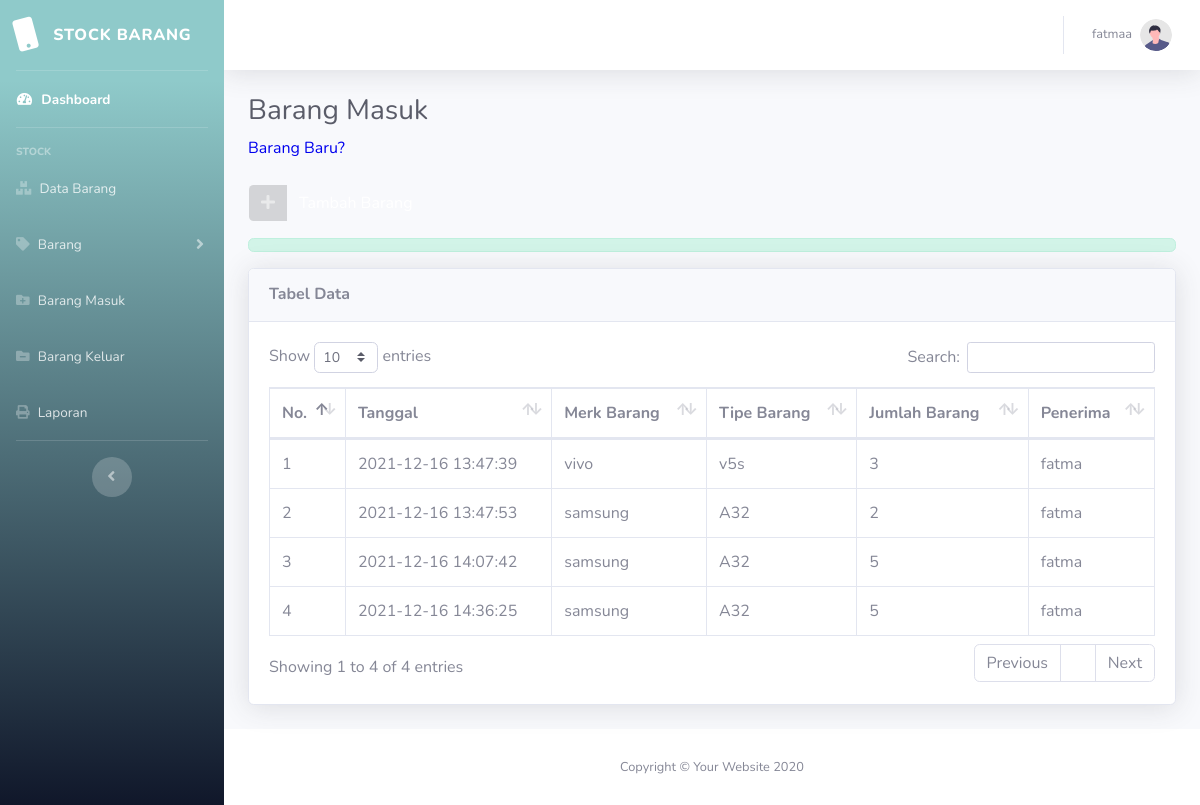
Screenshot of /admin/barangmasuk.php (signed in) with the database file from the repository.
### tables this page shows
CREATE TABLE `barangmasuk` (
  `idmasuk` int(11) NOT NULL,
  `id` int(11) NOT NULL,
  `tanggal` timestamp NOT NULL DEFAULT current_timestamp() ON UPDATE current_timestamp(),
  `qty` int(11) NOT NULL,
  `penerima` varchar(30) NOT NULL
);

CREATE TABLE `jenisbarang` (
  `id` int(11) NOT NULL,
  `idbarang` varchar(11) NOT NULL,
  `image` varchar(99) NOT NULL,
  `merkbarang` varchar(20) NOT NULL,
  `tipebarang` varchar(20) NOT NULL,
  `ket` varchar(20) NOT NULL,
  `jumlah` int(11) NOT NULL,
  `deskripsi` text NOT NULL
);

### admin/barangmasuk.php (the view, shortened to what this page needs)
<?php
include "layout/header.php";
?>
<div class="container-fluid">
    <h1 class="h3 mb-2 text-gray-800">Barang Masuk</h1>
    <p class="mb-4"><a target="_blank"
    href="wyswyg.php">Barang Baru?</a></p>
    <div class="mb-3">
        <button type="button"  class="btn btn-primary btn-icon-split " data-toggle="modal" data-target="#myModal">
            <span class="icon text-white-50">
            <i class="fas fa-plus"></i>
            </span>
            <span class="text">Tambah Barang</span>
        </button>
    </div>
    <?php
                    if(isset($_SESSION['info'])){
                        ?>
                        <div class="alert alert-success text-center" style="padding: 0.4rem 0.4rem">
                        </div>
                        <?php
                    }?>
    <div class="card shadow mb-4">
    <div class="card-header py-3">
        <h6 class="m-0 font-weight-bold text-primary">Tabel Data</h6>
    </div>
    <div class="card-body">
        <div class="table-responsive">
            <table class="table table-bordered" id="dataTable" width="100%" cellspacing="0">
                <thead>
                    <tr>
                        <th>No.</th>
                        <th>Tanggal</th>
                        <th>Merk Barang </th>
                        <th>Tipe Barang </th>
                        <th>Jumlah Barang</th>
                        <th>Penerima</th>
                    </tr>
                </thead>
                <tbody>
                    <?php
                    $tampildatastok=mysqli_query($conn, "select * from barangmasuk m, jenisbarang j where j.id = m.id ");
                    $i=1;
                    while ($data=mysqli_fetch_array($tampildatastok)) {
                        $tanggal =$data['tanggal'];
                        $merkbarang =$data['merkbarang'];
                        $tipebarang =$data['tipebarang'];
                        $qty =$data['qty'];
                        $penerima =$data['penerima'];
                    ?>
                    <tr>
                        <td><?php
                            echo $i;
                            $i++;
                            ?>
                        </td>
                        <td><?=$tanggal;?></td>
                        <td><?=$merkbarang;?></td>
                        <td><?=$tipebarang;?></td>
                        <td><?=$qty;?></td>
                        <td><?=$penerima;?></td>
                    </tr>
                        <?php
                            };
                        ?>
                </tbody>
            </table>
        </div>
    </div>
    </div>
</div>
<?php
include "layout/footer.php";
?>

### admin/layout/header.php (shortened to what this page needs)
<!DOCTYPE html>
<html lang="en">
<head>
    <link href="vendor/fontawesome-free/css/all.min.css" rel="stylesheet" type="text/css">
    <link href="css/sb-admin-2.min.css" rel="stylesheet">
     <link href="vendor/datatables/dataTables.bootstrap4.min.css" rel="stylesheet">
</head>
<body id="page-top">
    <div id="wrapper">
        <ul class="navbar-nav bg-gradient-primary sidebar sidebar-dark accordion" id="accordionSidebar">
            <a class="sidebar-brand d-flex align-items-center justify-content-center" href="dashboard.php">
                <div class="sidebar-brand-icon rotate-n-15">
                    <i class="fas fa-mobile"></i>
                </div>
                <div class="sidebar-brand-text mx-3"> Stock Barang</div>
            </a>
            <hr class="sidebar-divider my-0">
            <li class="nav-item active">
                <a class="nav-link" href="dashboard.php">
                    <i class="fas fa-fw fa-tachometer-alt"></i>
                    <span>Dashboard</span></a>
            </li>
            <hr class="sidebar-divider">
            <div class="sidebar-heading">
                STOCK
            </div>
            <li class="nav-item">
                <a class="nav-link" href="databarang.php">
                    <i class="fas fa-boxes"></i>
                <span>Data Barang</span></a>
            </li>
            <li class="nav-item">
                <a class="nav-link collapsed" href="#" data-toggle="collapse" data-target="#collapseone"
                    aria-expanded="true" aria-controls="collapseTwo">
                    <i class="fas fa-tag"></i>
                    <span>Barang</span>
                </a>
            </li>
            <li class="nav-item">
                <a class="nav-link" href="barangmasuk.php">
                    <i class="fas fa-folder-plus"></i>
                <span>Barang Masuk</span></a>
            </li>
            <li class="nav-item">
                <a class="nav-link" href="barangkeluar.php">
                    <i class="fas fa-folder-minus"></i>
                <span>Barang Keluar</span></a>
            </li>
            <li class="nav-item">
                <a class="nav-link" href="pdf.php">
                    <i class="fas fa-print"></i>
                <span>Laporan</span></a>
            </li>
            <hr class="sidebar-divider d-none d-md-block">
            <div class="text-center d-none d-md-inline">
                <button class="rounded-circle border-0" id="sidebarToggle"></button>
            </div>
        </ul>
        <div id="content-wrapper" class="d-flex flex-column">
            <div id="content">
                <nav class="navbar navbar-expand navbar-light bg-white topbar mb-4 static-top shadow">
                    <ul class="navbar-nav ml-auto">
                        <li class="nav-item dropdown no-arrow">
                            <a class="nav-link dropdown-toggle" href="#" id="userDropdown" role="button"
                                data-toggle="dropdown" aria-haspopup="true" aria-expanded="false">
                                <span class="mr-2 d-none d-lg-inline text-gray-600 small"><?php echo "$_SESSION[username]"; ?></span>
                                <img class="img-profile rounded-circle"
                                    src="img/undraw_profile.svg">
                            </a>
                        </li>
                    </ul>
                </nav>

### admin/layout/footer.php (shortened to what this page needs)
<footer class="sticky-footer bg-white">
                <div class="container my-auto">
                    <div class="copyright text-center my-auto">
                        <span>Copyright &copy; Your Website 2020</span>
                    </div>
                </div>
            </footer>
        </div>
    </div>
</body>
</html>

### rows the page displays
barangmasuk: tanggal "2021-12-16 13:47:39", jenisbarang.merkbarang "vivo", jenisbarang.tipebarang "v5s", qty "3", penerima "fatma"
barangmasuk: tanggal "2021-12-16 13:47:53", jenisbarang.merkbarang "samsung", jenisbarang.tipebarang "A32", qty "2", penerima "fatma"
barangmasuk: tanggal "2021-12-16 14:07:42", jenisbarang.merkbarang "samsung", jenisbarang.tipebarang "A32", qty "5", penerima "fatma"
barangmasuk: tanggal "2021-12-16 14:36:25", jenisbarang.merkbarang "samsung", jenisbarang.tipebarang "A32", qty "5", penerima "fatma"

### other values shown
$_SESSION[username] "fatmaa"
